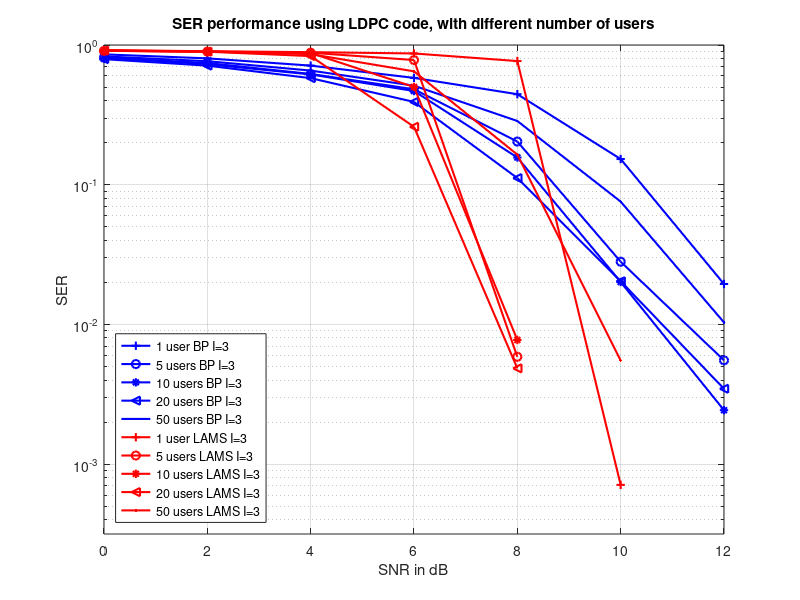

Source code (MATLAB):
clear all;
clc;
%%%%%%%%%%%%%%%%%%%%%%%%%%%%%%%%%%%%%%%%%%%%%%%%%%%%%%%%%%
% BP
load 1user14_BP.mat
semilogy(psnr, SER1,'b+-','LineWidth',1.5);
hold on; 

load 5user14_BP.mat
semilogy(psnr, SER1,'bo-','LineWidth',1.5);
hold on; 

load 10user14_BP.mat
semilogy(psnr, SER1,'b*-','LineWidth',1.5);
hold on; 

load 20user14_BP.mat
semilogy(psnr, SER1,'b<-','LineWidth',1.5);
hold on;

load 50user14_BP.mat
semilogy(psnr, SER1,'b.-','LineWidth',1.5);
hold on;
%%%%%%%%%%%%%%%%%%%%%%%%%%%%%%%%%%%%%%%%%%%%%%%%%%%%%%%%%%

%%%%%%%%%%%%%%%%%%%%%%%%%%%%%%%%%%%%%%%%%%%%%%%%%%%%%%%%%%
% LAMS
load 1user14_LAMS.mat
semilogy(psnr, SER1,'r+-','LineWidth',1.5);
hold on; 

load 5user14_LAMS.mat
semilogy(psnr, SER1,'ro-','LineWidth',1.5);
hold on; 

load 10user14_LAMS.mat
semilogy(psnr, SER1,'r*-','LineWidth',1.5);
hold on; 

load 20user14_LAMS.mat
semilogy(psnr, SER1,'r<-','LineWidth',1.5);
hold on;

load 50user14_LAMS.mat
semilogy(psnr, SER1,'r.-','LineWidth',1.5);
hold on;
%%%%%%%%%%%%%%%%%%%%%%%%%%%%%%%%%%%%%%%%%%%%%%%%%%%%%%%%%%

xlabel('SNR in dB');
ylabel('SER');
legend('1 user BP I=3','5 users BP I=3','10 users BP I=3','20 users BP I=3','50 users BP I=3',...
    '1 user LAMS I=3','5 users LAMS I=3','10 users LAMS I=3','20 users LAMS I=3','50 users LAMS I=3',...
    'Location','southwest');
 title('SER performance using LDPC code, with different number of users');
grid on;

axis([0 12 10^(-3.5) 1]);